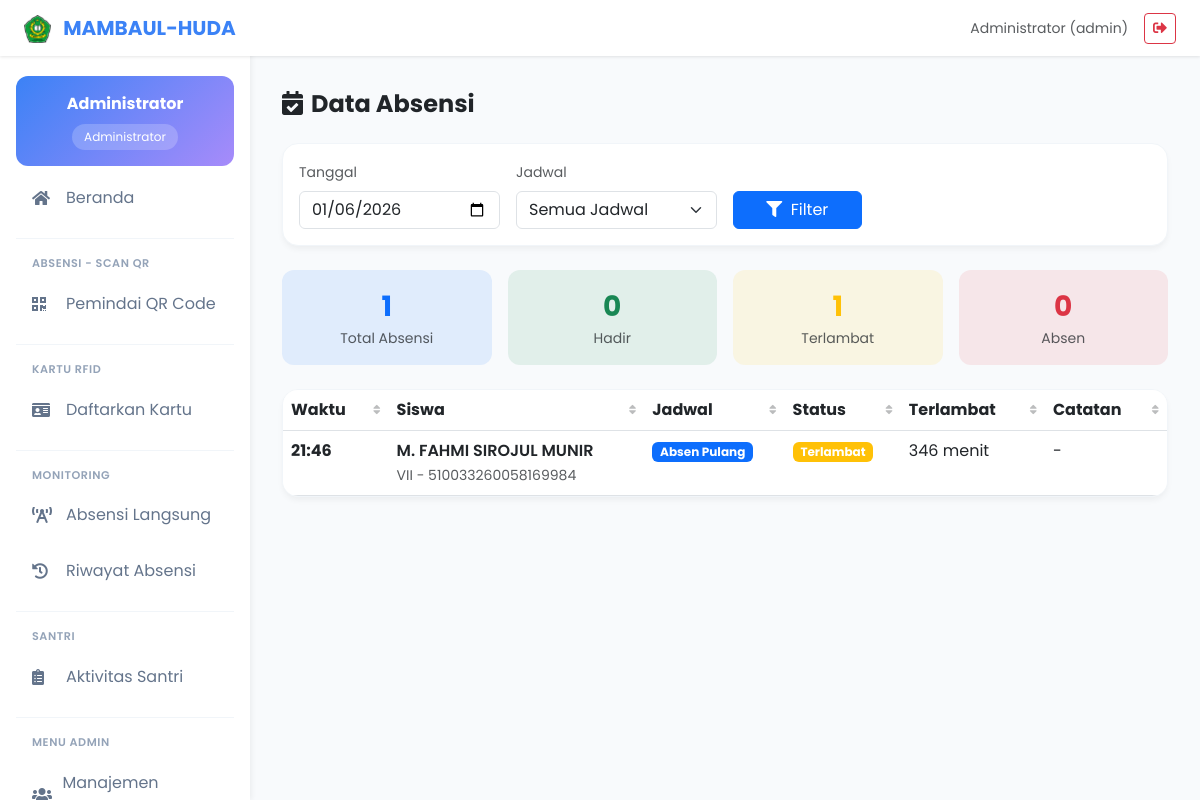
Page /admin/kehadiran.php?date=2026-01-06 (signed in) on the committed database.
### tables this page shows
CREATE TABLE `users`  (
  `id` bigint UNSIGNED NOT NULL AUTO_INCREMENT,
  `name` varchar(255) NOT NULL,
  `email` varchar(255) NOT NULL,
  `password` varchar(255) NOT NULL,
  `address` text NULL,
  `role` enum('admin','karyawan','pengurus','guru','keamanan','kesehatan') NOT NULL DEFAULT 'karyawan',
  `foto` varchar(255) NULL DEFAULT 'profile.jpg',
  `phone` varchar(20) NULL DEFAULT NULL,
  `remember_token` varchar(100) NULL DEFAULT NULL,
  `created_at` timestamp NULL DEFAULT CURRENT_TIMESTAMP,
  `updated_at` timestamp NULL DEFAULT CURRENT_TIMESTAMP ON UPDATE CURRENT_TIMESTAMP,
  `deleted_at` timestamp NULL DEFAULT NULL,
  `deleted_by` int NULL DEFAULT NULL,
  PRIMARY KEY (`id`) USING BTREE,
  UNIQUE INDEX `email`(`email` ASC) USING BTREE
);

CREATE TABLE `attendances`  (
  `id` bigint UNSIGNED NOT NULL AUTO_INCREMENT,
  `user_id` int NOT NULL,
  `jadwal_id` bigint UNSIGNED NULL DEFAULT NULL,
  `type` enum('clock_in','clock_out') NULL DEFAULT 'clock_in',
  `attendance_date` date NOT NULL,
  `attendance_time` time NOT NULL,
  `status` enum('hadir','terlambat','absen','izin','sakit','pulang') NULL DEFAULT 'hadir',
  `minutes_late` int NULL DEFAULT 0,
  `notes` text NULL,
  `latitude` varchar(50) NULL DEFAULT NULL,
  `longitude` varchar(50) NULL DEFAULT NULL,
  `created_at` timestamp NULL DEFAULT CURRENT_TIMESTAMP,
  `updated_at` timestamp NULL DEFAULT CURRENT_TIMESTAMP ON UPDATE CURRENT_TIMESTAMP,
  `deleted_at` timestamp NULL DEFAULT NULL,
  `deleted_by` int NULL DEFAULT NULL,
  PRIMARY KEY (`id`) USING BTREE,
  INDEX `jadwal_id`(`jadwal_id` ASC) USING BTREE,
  INDEX `attendances_fk_santri`(`user_id` ASC) USING BTREE,
  CONSTRAINT `attendances_fk_santri` FOREIGN KEY (`user_id`) REFERENCES `data_induk` (`id`) ON DELETE CASCADE ON UPDATE RESTRICT,
  CONSTRAINT `attendances_ibfk_2` FOREIGN KEY (`jadwal_id`) REFERENCES `jadwal_absens` (`id`) ON DELETE SET NULL ON UPDATE RESTRICT
);

CREATE TABLE `data_induk`  (
  `id` int NOT NULL AUTO_INCREMENT,
  `no_urut` int NULL DEFAULT NULL,
  `nama_lengkap` varchar(255) NOT NULL,
  `kelas` varchar(50) NULL DEFAULT NULL,
  `quran` varchar(100) NULL DEFAULT NULL,
  `kategori` varchar(50) NULL DEFAULT NULL,
  `nisn` varchar(50) NULL DEFAULT NULL,
  `lembaga_sekolah` varchar(100) NULL DEFAULT NULL,
  `status` varchar(50) NULL DEFAULT 'AKTIF',
  `tempat_lahir` varchar(100) NULL DEFAULT NULL,
  `tanggal_lahir` date NULL DEFAULT NULL,
  `jenis_kelamin` enum('L','P') NULL DEFAULT NULL,
  `jumlah_saudara` int NULL DEFAULT 0,
  `nomor_kk` varchar(30) NULL DEFAULT NULL,
  `nik` varchar(30) NULL DEFAULT NULL,
  `kecamatan` varchar(100) NULL DEFAULT NULL,
  `kabupaten` varchar(100) NULL DEFAULT NULL,
  `alamat` text NULL,
  `asal_sekolah` varchar(255) NULL DEFAULT NULL,
  `status_mukim` varchar(50) NULL DEFAULT NULL,
  `nama_ayah` varchar(255) NULL DEFAULT NULL,
  `tempat_lahir_ayah` varchar(100) NULL DEFAULT NULL,
  `tanggal_lahir_ayah` date NULL DEFAULT NULL,
  `nik_ayah` varchar(30) NULL DEFAULT NULL,
  `pekerjaan_ayah` varchar(100) NULL DEFAULT NULL,
  `penghasilan_ayah` varchar(50) NULL DEFAULT NULL,
  `nama_ibu` varchar(255) NULL DEFAULT NULL,
  `tempat_lahir_ibu` varchar(100) NULL DEFAULT NULL,
  `tanggal_lahir_ibu` date NULL DEFAULT NULL,
  `nik_ibu` varchar(30) NULL DEFAULT NULL,
  `pekerjaan_ibu` varchar(100) NULL DEFAULT NULL,
  `penghasilan_ibu` varchar(50) NULL DEFAULT NULL,
  `no_wa_wali` varchar(20) NULL DEFAULT NULL,
  `nomor_rfid` varchar(50) NULL DEFAULT NULL,
  `sidik_jari` blob NULL,
  `created_at` timestamp NULL DEFAULT CURRENT_TIMESTAMP,
  `updated_at` timestamp NULL DEFAULT CURRENT_TIMESTAMP ON UPDATE CURRENT_TIMESTAMP,
  `dokumen_kk` varchar(255) NULL DEFAULT NULL COMMENT 'Path to KK file',
  `dokumen_akte` varchar(255) NULL DEFAULT NULL COMMENT 'Path to Akte file',
  `dokumen_ktp` varchar(255) NULL DEFAULT NULL COMMENT 'Path to KTP file',
  `dokumen_ijazah` varchar(255) NULL DEFAULT NULL COMMENT 'Path to Ijazah file',
  `dokumen_sertifikat` varchar(255) NULL DEFAULT NULL COMMENT 'Path to Sertifikat file (optional)',
  `foto_santri` varchar(255) NULL DEFAULT NULL COMMENT 'Path to student photo',
  `nomor_pip` varchar(50) NULL DEFAULT NULL,
  `sumber_info` varchar(100) NULL DEFAULT NULL,
  `prestasi` varchar(255) NULL DEFAULT NULL,
  `tingkat_prestasi` varchar(50) NULL DEFAULT NULL,
  `juara_prestasi` varchar(50) NULL DEFAULT NULL,
  `deleted_at` timestamp NULL DEFAULT NULL,
  `deleted_by` int NULL DEFAULT NULL,
  PRIMARY KEY (`id`) USING BTREE,
  INDEX `idx_nama`(`nama_lengkap` ASC) USING BTREE,
  INDEX `idx_nisn`(`nisn` ASC) USING BTREE,
  INDEX `idx_nik`(`nik` ASC) USING BTREE,
  INDEX `idx_kelas`(`kelas` ASC) USING BTREE,
  INDEX `idx_status`(`status` ASC) USING BTREE,
  INDEX `idx_rfid`(`nomor_rfid` ASC) USING BTREE
);

CREATE TABLE `jadwal_absens`  (
  `id` bigint UNSIGNED NOT NULL AUTO_INCREMENT,
  `name` varchar(255) NOT NULL,
  `type` varchar(50) NOT NULL,
  `start_time` time NOT NULL,
  `scheduled_time` time NOT NULL,
  `end_time` time NOT NULL,
  `late_tolerance_minutes` int NULL DEFAULT 15,
  `created_at` timestamp NULL DEFAULT CURRENT_TIMESTAMP,
  `updated_at` timestamp NULL DEFAULT CURRENT_TIMESTAMP ON UPDATE CURRENT_TIMESTAMP,
  `deleted_at` timestamp NULL DEFAULT NULL,
  `deleted_by` int NULL DEFAULT NULL,
  PRIMARY KEY (`id`) USING BTREE
);

### admin/kehadiran.php (the view, shortened to what the rows shown need)
<?php
require_once __DIR__ . '/../functions.php';
$pdo = getDB();
$filterDate = $_GET['date'] ?? date('Y-m-d');
$sql = "
    SELECT a.*, di.nama_lengkap, di.nisn as nomor_induk, di.kelas, j.name as jadwal_name, j.type as jadwal_type
    FROM attendances a
    JOIN data_induk di ON a.user_id = di.id AND di.deleted_at IS NULL
    LEFT JOIN jadwal_absens j ON a.jadwal_id = j.id
    WHERE a.deleted_at IS NULL AND a.attendance_date = ?
";
$params = [$filterDate];
$sql .= " ORDER BY a.attendance_time DESC";
$stmt = $pdo->prepare($sql);
$stmt->execute($params);
$attendances = $stmt->fetchAll();
$totalHadir = count(array_filter($attendances, fn($a) => $a['status'] === 'hadir'));
$totalTerlambat = count(array_filter($attendances, fn($a) => $a['status'] === 'terlambat'));
$totalAbsen = count(array_filter($attendances, fn($a) => $a['status'] === 'absen'));
?>
<?php include __DIR__ . '/../include/header.php'; ?>
<?php include __DIR__ . '/../include/sidebar.php'; ?>
<div class="main-content">
    <div class="row g-2 g-md-3 mb-4">
        <div class="col-6 col-md-3">
            <div class="stat-mini bg-success bg-opacity-10">
                <div class="fs-3 fw-bold text-success"><?= $totalHadir ?></div>
                <div class="small text-muted">Hadir</div>
            </div>
        </div>
        <div class="col-6 col-md-3">
            <div class="stat-mini bg-warning bg-opacity-10">
                <div class="fs-3 fw-bold text-warning"><?= $totalTerlambat ?></div>
                <div class="small text-muted">Terlambat</div>
            </div>
        </div>
        <div class="col-6 col-md-3">
            <div class="stat-mini bg-danger bg-opacity-10">
                <div class="fs-3 fw-bold text-danger"><?= $totalAbsen ?></div>
                <div class="small text-muted">Absen</div>
            </div>
        </div>
    </div>
    <div class="card-custom">
        <div class="table-responsive">
            <table class="table table-hover mb-0 table-sortable">
                <thead class="bg-light">
                    <tr>
                        <th>Waktu</th>
                        <th>Siswa</th>
                        <th>Jadwal</th>
                        <th>Status</th>
                        <th>Terlambat</th>
                        <th>Catatan</th>
                    </tr>
                </thead>
                <tbody>
                    <?php if (empty($attendances)): ?>
                        <tr>
                            <td colspan="6" class="text-center py-4 text-muted">Tidak ada data absensi</td>
                        </tr>
                    <?php else: ?>
                        <?php foreach ($attendances as $a): ?>
                            <tr>
                                <td><strong><?= date('H:i', strtotime($a['attendance_time'])) ?></strong></td>
                                <td>
                                    <div class="fw-semibold"><?= e($a['nama_lengkap']) ?></div>
                                    <small class="text-muted">
                                        <?= e($a['kelas']) ?> - <?= e($a['nomor_induk']) ?>
                                    </small>
                                </td>
                                <td>
                                    <span class="badge bg-primary">
                                        <?= e($a['jadwal_name'] ?? '-') ?>
                                    </span>
                                </td>
                                <td>
                                    <?php if ($a['status'] === 'terlambat'): ?>
                                        <span class="badge bg-warning">Terlambat</span>
                                    <?php elseif ($a['status'] === 'hadir'): ?>
                                        <span class="badge bg-success">Hadir</span>
                                    <?php elseif ($a['status'] === 'absen'): ?>
                                        <span class="badge bg-danger">Absen</span>
                                    <?php elseif ($a['status'] === 'izin'): ?>
                                        <span class="badge bg-info">Izin</span>
                                    <?php else: ?>
                                        <span class="badge bg-secondary"><?= e($a['status']) ?></span>
                                    <?php endif; ?>
                                </td>
                                <td><?= $a['minutes_late'] ? $a['minutes_late'] . ' menit' : '-' ?></td>
                                <td><?= e($a['notes'] ?? '-') ?></td>
                            </tr>
                        <?php endforeach; ?>
                    <?php endif; ?>
                </tbody>
            </table>
        </div>
    </div>
</div>
<?php include __DIR__ . '/../include/footer.php'; ?>

### include/header.php (shortened to what the rows shown need)
<?php
$user = getCurrentUser();
$role = $user['role'] ?? '';
?>
<!DOCTYPE html>
<html lang="id">
<head>
    <link rel="stylesheet" href="https://cdnjs.cloudflare.com/ajax/libs/font-awesome/5.15.4/css/all.min.css">
    <link href="https://cdn.jsdelivr.net/npm/bootstrap@5.3.0/dist/css/bootstrap.min.css" rel="stylesheet">
</head>
<body>
    <nav class="navbar navbar-custom fixed-top">
        <div class="container-fluid px-3 px-md-4">
            <div class="d-flex align-items-center gap-2 gap-md-3">
                <span class="text-muted small d-none d-sm-inline">
                    <?= e($user['name'] ?? 'Guest') ?> (<?= e($role) ?>)
                </span>
                <button type="button" class="btn btn-outline-danger btn-sm" onclick="confirmLogout()">
                    <i class="fas fa-sign-out-alt"></i>
                </button>
            </div>
        </div>
    </nav>

### include/sidebar.php (shortened to what the rows shown need)
<?php
$user = getCurrentUser();
$role = $user['role'] ?? '';
$roleLabels = [
    'admin' => 'Administrator',
    'karyawan' => 'Karyawan',
    'pengurus' => 'Pengurus',
    'guru' => 'Guru',
    'keamanan' => 'Keamanan',
    'kesehatan' => 'Kesehatan'
];
?>
<div class="sidebar">
    <div class="user-badge">
        <div class="fw-bold"><?= e($user['name'] ?? 'User') ?></div>
        <div class="role-badge"><?= $roleLabels[$role] ?? ucfirst($role) ?></div>
    </div>
</div>

### rows in the picture
users: name "Administrator", role "admin", role "Administrator"
attendances: status "0", status "1", attendance_time "21:46", user.nama_lengkap "M. FAHMI SIROJUL MUNIR", user.kelas "VII", user.nisn "510033260058169984", jadwal.name "Absen Pulang", shows "Terlambat", minutes_late "346", notes "-"

### other values in the picture
APP_NAME "MAMBAUL-HUDA"
count($attendances) "1"
